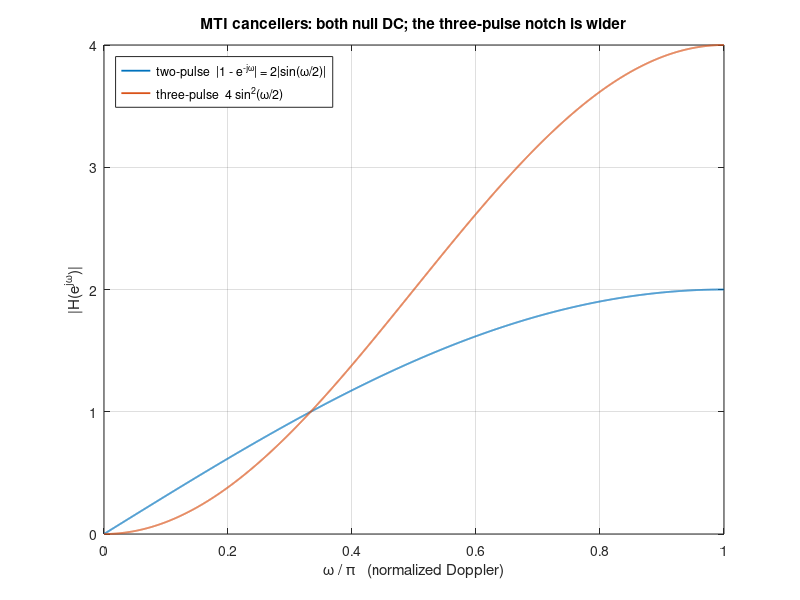
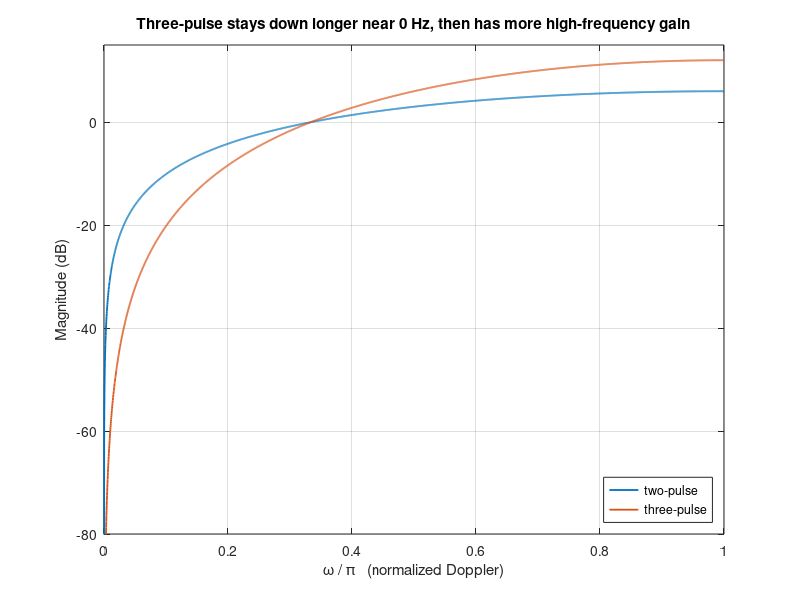
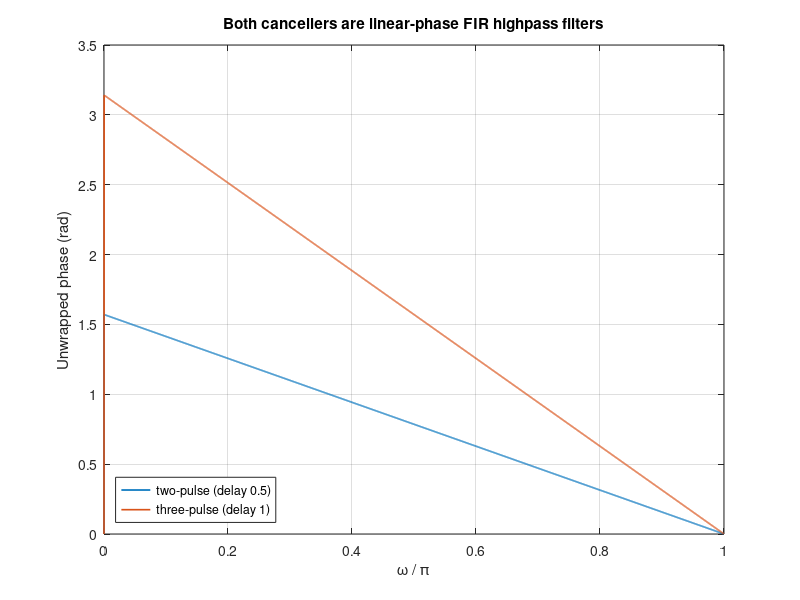

Reproduce these figures in MATLAB, in order.
%% Lab 5 Q3(b-v) — DTFT of the two-pulse and three-pulse MTI cancellers
% Two-pulse:    y[n] = x[n] - x[n-1]                 h = [1, -1]
% Three-pulse:  y[n] = x[n] - 2 x[n-1] + x[n-2]      h = [1, -2, 1]
% H2(e^{jw}) = 1 - e^{-jw},            |H2| = 2 |sin(w/2)|
% H3(e^{jw}) = (1 - e^{-jw})^2,        |H3| = 4 sin^2(w/2)

clear; close all; clc;
outdir = fullfile(fileparts(mfilename('fullpath')), 'figures');
if ~exist(outdir, 'dir'); mkdir(outdir); end

h2 = [1 -1];
h3 = [1 -2 1];
nfft = 4096;
[H2, w] = freqz(h2, 1, nfft);
[H3, ~] = freqz(h3, 1, nfft);

fprintf('H2(w=0) = %.3e   (barrier / zero Doppler)\n', abs(H2(1)));
fprintf('H3(w=0) = %.3e\n', abs(H3(1)));
fprintf('|H2(pi)| = %.4f    |H3(pi)| = %.4f   (high-Doppler gain)\n', ...
    abs(H2(end)), abs(H3(end)));

figure('Name', 'Q3 MTI magnitude', 'Color', 'w', 'Position', [80 80 860 420]);
plot(w/pi, abs(H2), 'LineWidth', 1.3); hold on;
plot(w/pi, abs(H3), 'LineWidth', 1.3);
grid on; xlim([0 1]);
xlabel('\omega / \pi   (normalized Doppler)');
ylabel('|H(e^{j\omega})|');
title('MTI cancellers: both null DC; the three-pulse notch is wider');
legend('two-pulse  |1 - e^{-j\omega}| = 2|sin(\omega/2)|', ...
       'three-pulse  4 sin^2(\omega/2)', 'Location', 'northwest');
saveas(gcf, fullfile(outdir, 'q3_mti_magnitude.png'));

figure('Name', 'Q3 MTI dB', 'Color', 'w', 'Position', [100 80 860 420]);
plot(w/pi, 20*log10(abs(H2)+eps), 'LineWidth', 1.3); hold on;
plot(w/pi, 20*log10(abs(H3)+eps), 'LineWidth', 1.3);
grid on; xlim([0 1]); ylim([-80 15]);
xlabel('\omega / \pi   (normalized Doppler)');
ylabel('Magnitude (dB)');
title('Three-pulse stays down longer near 0 Hz, then has more high-frequency gain');
legend('two-pulse', 'three-pulse', 'Location', 'southeast');
saveas(gcf, fullfile(outdir, 'q3_mti_db.png'));

figure('Name', 'Q3 MTI phase', 'Color', 'w', 'Position', [120 80 860 380]);
plot(w/pi, unwrap(angle(H2)), 'LineWidth', 1.2); hold on;
plot(w/pi, unwrap(angle(H3)), 'LineWidth', 1.2);
grid on; xlim([0 1]);
xlabel('\omega / \pi'); ylabel('Unwrapped phase (rad)');
title('Both cancellers are linear-phase FIR highpass filters');
legend('two-pulse (delay 0.5)', 'three-pulse (delay 1)', 'Location', 'southwest');
saveas(gcf, fullfile(outdir, 'q3_mti_phase.png'));
